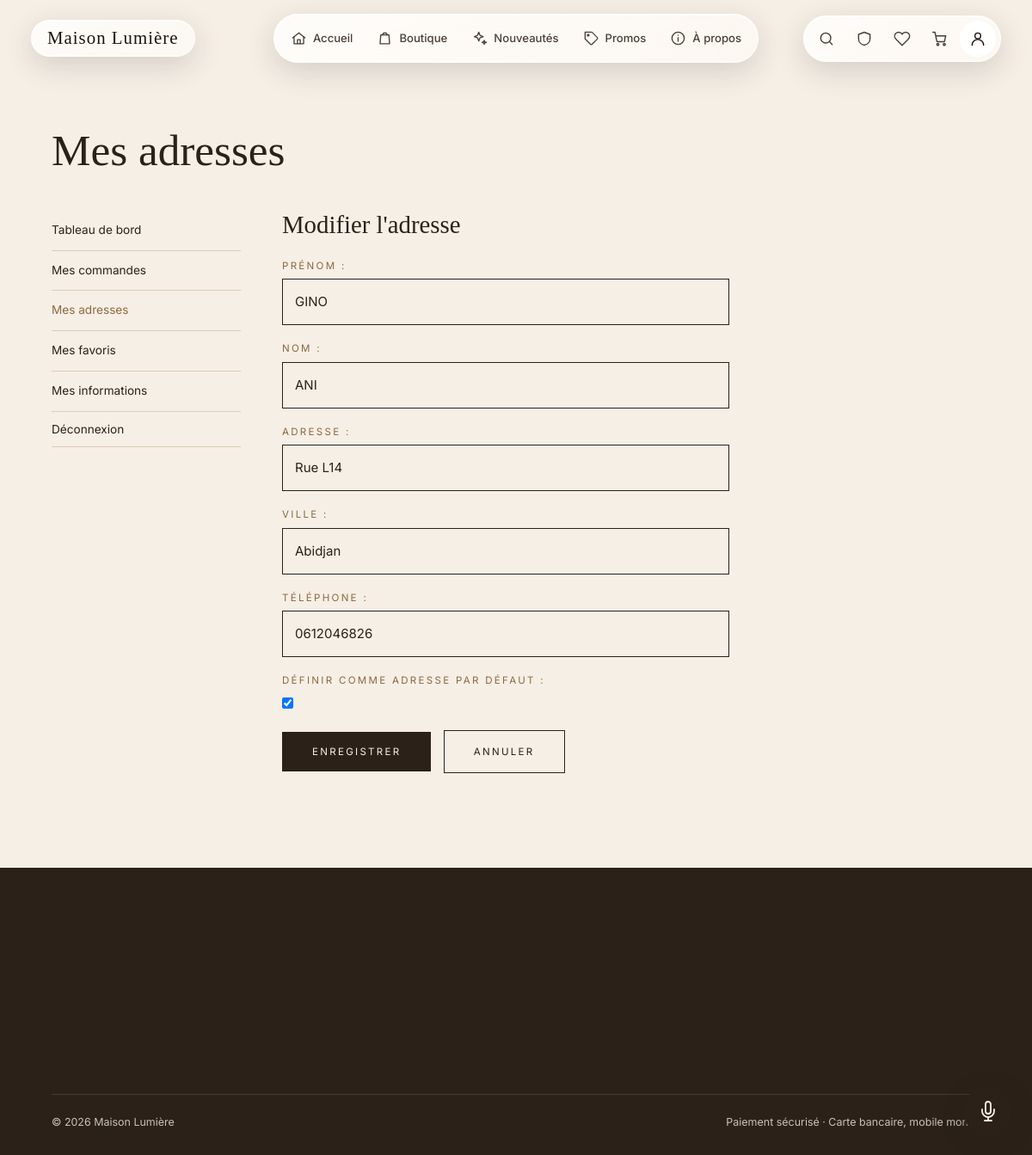
/compte/adresses/1/modifier/ (signed in), run on the app's committed database.
### utilisateurs/models.py (models this page shows, shortened)
class Adresse(models.Model):
    utilisateur = models.ForeignKey(
        settings.AUTH_USER_MODEL, on_delete=models.CASCADE, related_name='adresses'
    )
    prenom = models.CharField("prénom", max_length=100)
    nom = models.CharField(max_length=100)
    adresse = models.CharField(max_length=255)
    ville = models.CharField(max_length=100)
    telephone = models.CharField("téléphone", max_length=20)
    par_defaut = models.BooleanField("adresse par défaut", default=False)
    class Meta:
        verbose_name = "adresse"
        verbose_name_plural = "adresses"
        ordering = ['-par_defaut', '-id']

### utilisateurs/views.py (the view)
# urls.py: path('compte/adresses/<int:pk>/modifier/', views.modifier_adresse, name='modifier_adresse'),
@login_required
def modifier_adresse(request, pk):
    adresse = get_object_or_404(request.user.adresses, pk=pk)
    if request.method == 'POST':
        form = AdresseForm(request.POST, instance=adresse)
        if form.is_valid():
            form.save()
            messages.success(request, "Adresse modifiée.")
            return redirect('utilisateurs:mes_adresses')
    else:
        form = AdresseForm(instance=adresse)
    return render(request, 'utilisateurs/modifier_adresse.html', {'form': form})

### utilisateurs/forms.py
class AdresseForm(forms.ModelForm):
    class Meta:
        model = Adresse
        fields = ('prenom', 'nom', 'adresse', 'ville', 'telephone', 'par_defaut')
        labels = {'par_defaut': 'Définir comme adresse par défaut'}

### assistant/context_processors.py (called while the page is built)
def assistant(request):
    return {
        'assistant_actif': settings.ASSISTANT_ACTIF,
        'assistant_mode': settings.ASSISTANT_MODE,
    }

### favoris/context_processors.py (called while the page is built)
def favoris(request):
    if not request.user.is_authenticated:
        return {'favoris_ids': set(), 'favoris_quantite': 0}
    ids = set(
        Favori.objects.filter(utilisateur=request.user, produit__actif=True)
        .values_list('produit_id', flat=True)
    )
    return {'favoris_ids': ids, 'favoris_quantite': len(ids)}

### panier/context_processors.py (called while the page is built)
def panier(request):
    if not request.user.is_authenticated:
        return {'panier_quantite': 0}
    p = Panier.objects.filter(utilisateur=request.user).first()
    return {'panier_quantite': p.quantite_totale if p else 0}

### panier/models.py (called while the page is built)
    @property
    def quantite_totale(self):
        return self.lignes.filter(produit__actif=True).aggregate(total=Sum('quantite'))['total'] or 0

### utilisateurs/templates/utilisateurs/modifier_adresse.html (shortened to what this page needs)
{% extends 'utilisateurs/compte_base.html' %}
{% block titre_page %}Mes adresses{% endblock %}
{% block contenu_compte %}
<h2>Modifier l'adresse</h2>
<form method="post" class="formulaire">
    {{ form.as_p }}
    <button type="submit" class="bouton">Enregistrer</button>
    <a href="{% url 'utilisateurs:mes_adresses' %}" class="bouton bouton-contour">Annuler</a>
</form>
{% endblock %}

### static/css/style.css (style rules this page uses)
:root { --fond: #f6efe6; --sombre: #2b2118; --carte: #ede1d0; --bordure: #dccbb5; --texte-doux: #6d645b; --accent: #8a6a3f; --vert-doux: #dde5d0; --erreur: #8b3a2e; --police-titre: "Times New Roman", Times, Georgia, serif; --police-texte: Helvetica, Arial, sans-serif; }
* { box-sizing: border-box; margin: 0; padding: 0; }
body { font-family: var(--police-texte); font-size: 15px; line-height: 1.6; color: var(--sombre); background: var(--fond); }
a { color: inherit; text-decoration: none; }
h1, h2, h3, h4 { font-family: var(--police-titre); font-weight: 400; line-height: 1.15; }
.bouton { display: inline-block; background: var(--sombre); color: var(--fond); border: 1px solid var(--sombre); padding: 15px 34px; font-family: var(--police-texte); font-size: .72rem; letter-spacing: .2em; text-transform: uppercase; text-align: center; cursor: pointer; transition: background .2s, color .2s; }
.bouton-contour { background: transparent; color: var(--sombre); }
.formulaire p { margin-bottom: 18px; }
.formulaire label { display: block; margin-bottom: 6px; font-size: .72rem; letter-spacing: .2em; text-transform: uppercase; color: var(--accent); }
.formulaire input, .formulaire textarea { width: 100%; padding: 14px; border: 1px solid var(--sombre); border-radius: 0; background: transparent; font: inherit; color: var(--sombre); }
.compte-contenu h2 { font-size: 1.8rem; margin-bottom: 22px; }
.compte-contenu .formulaire { max-width: 520px; }
.formulaire input[type="checkbox"] { width: auto; margin-right: 8px; }
.formulaire .bouton + .bouton { margin-left: 10px; }
html { scroll-behavior: smooth; }
.bouton { position: relative; }

### static/css/nav-verre.css (style rules this page uses)
:root { --police-titre: "Instrument Serif", "Times New Roman", Times, Georgia, serif; --police-texte: "Inter", Helvetica, Arial, sans-serif; --verre-fond: linear-gradient(135deg, rgba(255, 255, 255, .82), rgba(255, 255, 255, .52)); --verre-bordure: rgba(255, 255, 255, .72); --verre-texte: #4a3f35; --verre-texte-fort: #1c140e; }
body { font-family: var(--police-texte); }

### data on the page
Adresse: prenom "GINO", nom "ANI", adresse "Rue L14", ville "Abidjan", telephone "0612046826", par_defaut "☑"
